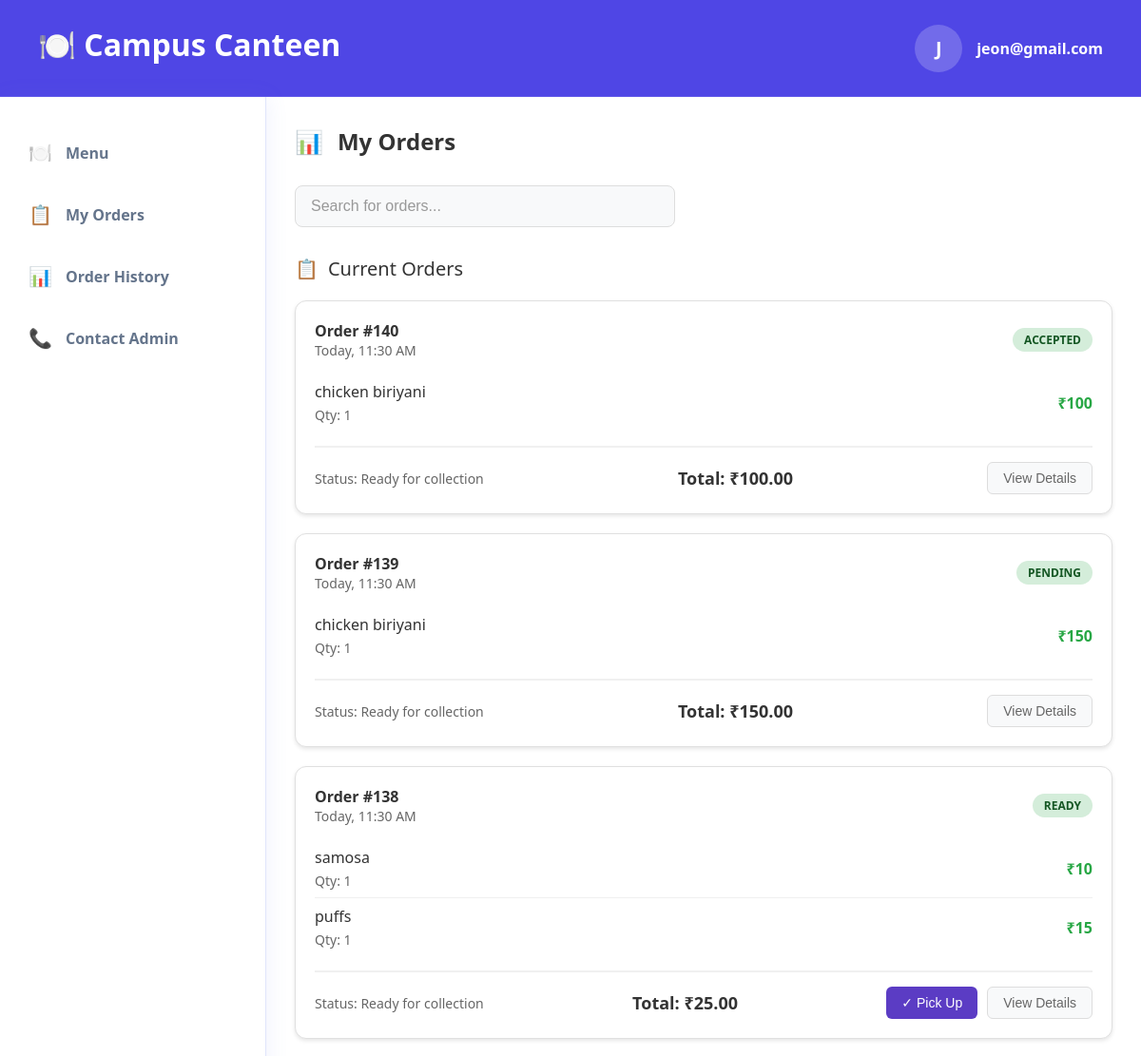
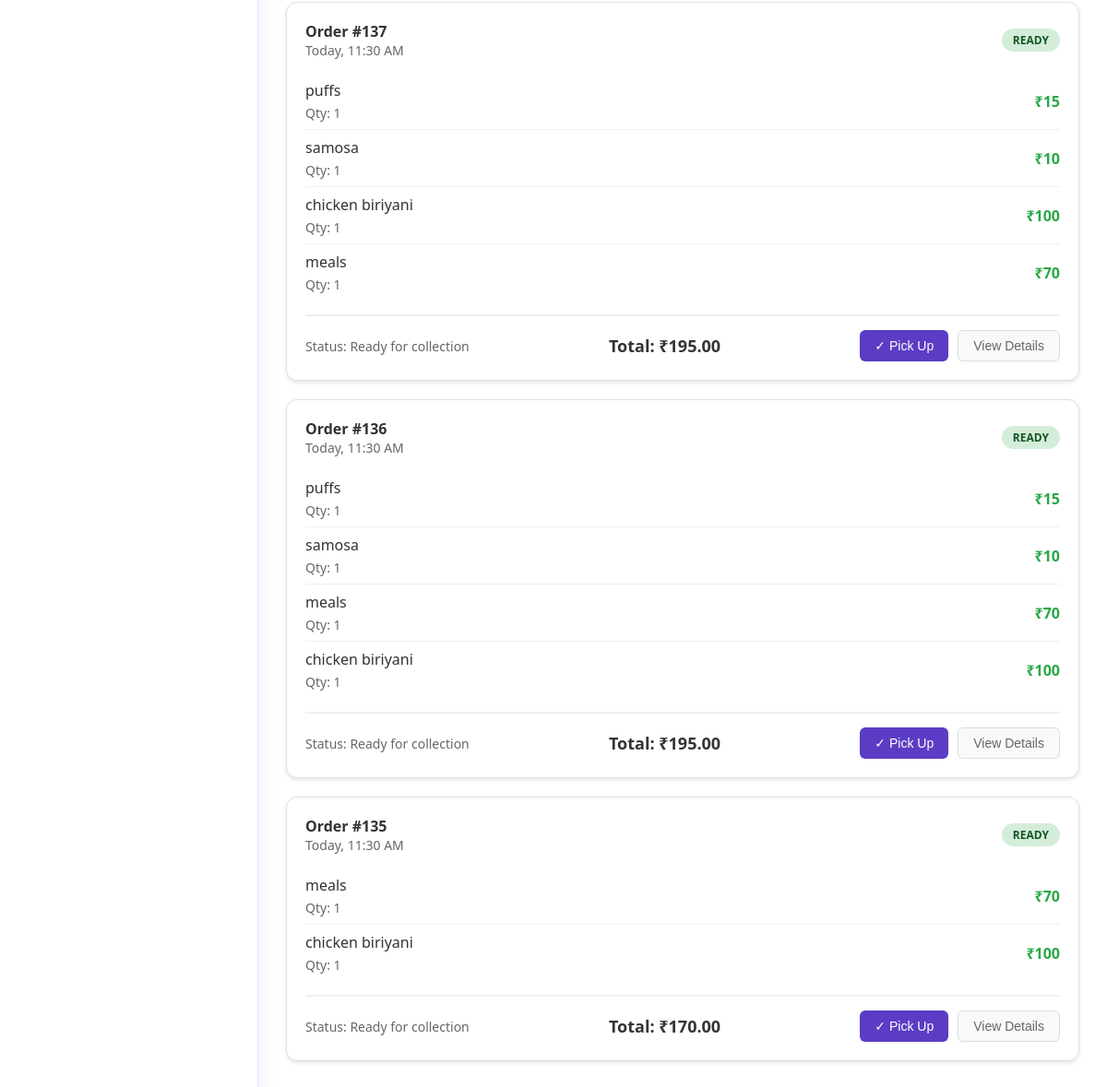
/public/students/my_orders (signed in), run on the app's committed database (2 pictures, top to bottom).
### tables this page shows
CREATE TABLE `order_items` (
  `id` int NOT NULL,
  `order_id` int NOT NULL,
  `item_id` int NOT NULL,
  `quantity` int DEFAULT NULL
);

CREATE TABLE `items` (
  `id` int NOT NULL,
  `name` varchar(50) DEFAULT NULL,
  `price` decimal(5,0) NOT NULL,
  `canteen_id` int DEFAULT NULL,
  `image_location` varchar(255) DEFAULT NULL,
  `status` enum('available','unavailable') NOT NULL DEFAULT 'available',
  `description` text NOT NULL,
  `category_id` int DEFAULT NULL
);

### app/core/App.php (called while the page is built, shortened)
<?php
class App
{
    private $method = 'index';
    private function splitURL()
    {
        $URL = $_GET['url'] ?? 'home';
        $URL = explode("/", trim($URL, "/"));
        return $URL;
    }
    public function loadController()
    {
        $URL = $this->splitURL();
        $filename = "../app/controllers/" . ucfirst($URL[0]) . ".php";
        if (file_exists($filename)) {
            unset($URL[0]);
        } else {
            $filename = "../app/controllers/_404.php";
            if (file_exists($filename)) {
                require $filename;
                $this->controller = "_404";
            }
        }
        $controller = new $this->controller();
        if (!empty($URL[1])) {
            if (method_exists($controller, $URL[1])) {
                $this->method = $URL[1];
                unset($URL[1]);
            }
        }
        call_user_func_array([$controller, $this->method], $URL);
    }
}

### public/index.php (called while the page is built, shortened)
<?php
require "../app/core/init.php";
$app = new App;
$app->loadController();

### app/core/init.php (called while the page is built, shortened)
<?php
spl_autoload_register(function ($classname) {
    $filename = "../app/models/" . ucfirst($classname) . ".php";
});
require 'Database.php';
require 'Model.php';
require 'App.php';

### app/core/Database.php (called while the page is built, shortened)
<?php
trait Database
{
    private function connect()
    {
        $string = "mysql:hostname=" . DBHOST . ";dbname=" . DBNAME;
        $con = new PDO($string, DBUSER, DBPASS);
        $con->setAttribute(PDO::ATTR_ERRMODE, PDO::ERRMODE_EXCEPTION);
        return $con;
    }
    public function query($query, $data = [], $returnInsertId = false)
    {
        $con = $this->connect();
        $stm = $con->prepare($query);
        $check  = $stm->execute($data);
        if ($check) {
            $result = $stm->fetchAll(PDO::FETCH_OBJ);
            if (is_array($result) && count($result)) {
                return $result;
            }
        }
        return false;
    }
}

### app/core/Model.php (called while the page is built, shortened)
<?php
trait Model
{
    protected $order_type = "desc";
    protected $order_column = "id";
    public function where($data, $data_not = [], $limit = '', $custom = '', $order_by = '', $order_type = '')
    {
        $keys = array_keys($data);
        $query = "select * from $this->table where ";
        foreach ($keys as $key) {
            $query .= $key . " = :" . $key . " AND ";
        }
        $query = trim($query, " AND ");
        $query .= " order by $this->order_column $this->order_type ";
        $data = array_merge($data, $data_not);
        return $this->query($query, $data);
    }
    public function join($joins = [], $where = [], $selectColumns = '*', $order_type = '', $order_by = '', $limit = '')
    {
        $query = "SELECT {$selectColumns} FROM {$this->table} ";
        foreach ($joins as $table => $onCondition) {
            $query .= "JOIN {$table} ON {$onCondition} ";
        }
        if (!empty($where)) {
            $query .= "WHERE ";
            foreach ($where as $condition => $value) {
                if (preg_match('/(.+)\s(>=|<=|<>|!=|=|>|<|LIKE)$/i', $condition, $matches)) {
                    $column = $matches[1];
                    $operator = $matches[2];
                } else {
                    $column = $condition;
                    $operator = '=';
                }
                $placeholder = str_replace(['.', ' '], '_', $column);
                $query .= "$column $operator :$placeholder AND ";
                $where[$placeholder] = $value;
                unset($where[$condition]);
            }
            $query = rtrim($query, ' AND ');
        }
        $query .= " ORDER BY {$this->order_column} {$this->order_type}";
        return $this->query($query, $where);
    }
}

### app/views/students/my_orders.view.php (the view, shortened to what this page needs)
<!DOCTYPE html>
<html lang="en">
<head>
    <link rel="stylesheet" href="<?= ROOT ?>assets/css/student-general.css">
    <link rel="stylesheet" href="<?= ROOT ?>assets/css/my-orders.css">
    <link rel="stylesheet" href="<?= ROOT ?>assets/css/add-item.css">
</head>
<body>
    <?php require 'header.view.php' ?>
    <div class="container">
        <?php
        require 'sidebar.view.php';
        ?>
        <div class="main-content">
            <div class="page-header">
                <h2>My Orders</h2>
            </div>
            <div class="search-bar">
                <input type="text" placeholder="Search for orders...">
            </div>
            <div class="orders-section">
                <div class="section-title">Current Orders</div>
                <?php if (!empty($orders)): ?>
                    <?php foreach ($orders as $order_id => $items): ?>
                        <div class="order-card">
                            <div class="order-header">
                                <div>
                                    <div class="order-id">Order #<?= $order_id ?></div>
                                    <div class="order-time">Today, 11:30 AM</div>
                                </div>
                                <div class="order-status status-ready"><?= $order[$order_id]['status'] ?> </div>
                            </div>
                            <div class="order-items">
                                <?php foreach ($items as $item): ?>
                                    <div class="order-item">
                                        <div class="item-details">
                                            <div class="item-name"><?= $item->name ?></div>
                                            <div class="item-specs">Qty: <?= $item->quantity ?> </div>
                                        </div>
                                        <div class="item-price">₹<?= $item->price * $item->quantity ?></div>
                                    </div>
                                <?php endforeach; ?>
                            </div>
                            <div class="order-footer">
                                <div class="order-info">
                                    <div>Status: Ready for collection</div>
                                </div>
                                <div class="order-total">Total: ₹<?= $order[$order_id]['total'] ?></div>
                                <div class="order-actions">
                                    <?php if ($order[$order_id]['status'] === 'ready'): ?>
                                        <button class="btn btn-primary">✓ Pick Up</button>
                                    <?php endif; ?>
                                    <button data-modal-target="#order-details-modal" class="btn btn-secondary">View Details</button>
                                </div>
                            </div>
                        </div>
                    <?php endforeach; ?>
                <?php endif; ?>
            </div>
        </div>
    </div>
</body>
</html>

### public/assets/css/student-general.css (style rules this page uses)
* { margin: 0; padding: 0; box-sizing: border-box; }
body { font-family: "Segoe UI", Tahoma, Geneva, Verdana, sans-serif; min-height: 100vh; color: #333; overflow-x: hidden; }
.container { display: flex; margin: 0 auto; background-color: white; min-height: calc(100vh - 80px); }
.main-content { flex: 1; padding: 30px; }
.page-header { display: flex; align-items: center; gap: 15px; margin-bottom: 30px; }
.page-header h2 { font-size: 24px; color: #333; }
.page-header::before { content: "📊"; font-size: 24px; }
.search-bar { margin-bottom: 30px; }
.search-bar input { width: 100%; max-width: 400px; padding: 12px 16px; border: 1px solid #ddd; border-radius: 8px; font-size: 16px; background-color: #f8f9fa; }
.search-bar input::placeholder { color: #999; }
.section-title { font-size: 20px; color: #333; margin-bottom: 20px; display: flex; align-items: center; gap: 10px; }
.section-title::before { content: "📋"; font-size: 20px; }
.order-card { background-color: #fff; border: 1px solid #e0e0e0; border-radius: 12px; padding: 20px; margin-bottom: 20px; box-shadow: 0 2px 4px rgba(0, 0, 0, 0.1); transition: transform 0.2s ease, box-shadow 0.2s ease; }
.order-header { display: flex; justify-content: space-between; align-items: center; margin-bottom: 15px; }
.order-id { font-weight: bold; color: #333; font-size: 16px; }
.order-status { padding: 4px 12px; border-radius: 16px; font-size: 12px; font-weight: bold; text-transform: uppercase; }
.order-items { margin-bottom: 15px; }
.order-item { display: flex; justify-content: space-between; align-items: center; padding: 8px 0; border-bottom: 1px solid #f0f0f0; }
.order-item:last-child { border-bottom: none; }
.item-details { flex: 1; }
.item-name { font-weight: 500; color: #333; margin-bottom: 4px; }
.item-specs { font-size: 14px; color: #666; }
.item-price { font-weight: bold; color: #28a745; font-size: 16px; }
.order-footer { display: flex; justify-content: space-between; align-items: center; padding-top: 15px; border-top: 2px solid #f0f0f0; }
.order-info { font-size: 14px; color: #666; }
.order-total { font-weight: bold; color: #333; font-size: 18px; }
.order-actions { display: flex; gap: 10px; }
.btn { padding: 8px 16px; border: none; border-radius: 6px; font-size: 14px; cursor: pointer; transition: all 0.3s ease; }
.btn-primary { background-color: #5b3cc4; color: white; }
.btn-secondary { background-color: #f8f9fa; color: #666; border: 1px solid #ddd; }

### public/assets/css/my-orders.css (style rules this page uses)
.orders-section { background-color: white; }
.order-time { color: #666; font-size: 14px; }
.status-ready { background-color: #d4edda; color: #155724; }

### public/assets/css/add-item.css (style rules this page uses)
*, *::after, *::before { box-sizing: border-box; }

### data on the page
order_items: item.name "chicken biriyani", quantity "1", $item->price*$item->quantity "100"
order_items: item.name "chicken biriyani", quantity "1", $item->price*$item->quantity "150"
order_items: item.name "samosa", quantity "1", $item->price*$item->quantity "10"
order_items: item.name "puffs", quantity "1", $item->price*$item->quantity "15"
order_items: item.name "puffs", quantity "1", $item->price*$item->quantity "15"
order_items: item.name "samosa", quantity "1", $item->price*$item->quantity "10"
order_items: item.name "chicken biriyani", quantity "1", $item->price*$item->quantity "100"
order_items: item.name "meals", quantity "1", $item->price*$item->quantity "70"
order_items: item.name "puffs", quantity "1", $item->price*$item->quantity "15"
order_items: item.name "samosa", quantity "1", $item->price*$item->quantity "10"
order_items: item.name "meals", quantity "1", $item->price*$item->quantity "70"
order_items: item.name "chicken biriyani", quantity "1", $item->price*$item->quantity "100"
order_items: item.name "meals", quantity "1", $item->price*$item->quantity "70"
order_items: item.name "chicken biriyani", quantity "1", $item->price*$item->quantity "100"

### other printed values
$_SESSION['STUDENT']->email[0] "J"
$_SESSION['STUDENT']->email "jeon@gmail.com"
$order_id "140"
$order[$order_id]['status'] "ACCEPTED"
$order[$order_id]['total'] "100.00"
$order_id "139"
$order[$order_id]['status'] "PENDING"
$order[$order_id]['total'] "150.00"
$order_id "138"
$order[$order_id]['status'] "READY"
$order[$order_id]['total'] "25.00"
$order_id "137"
$order[$order_id]['total'] "195.00"
$order_id "136"
$order_id "135"
